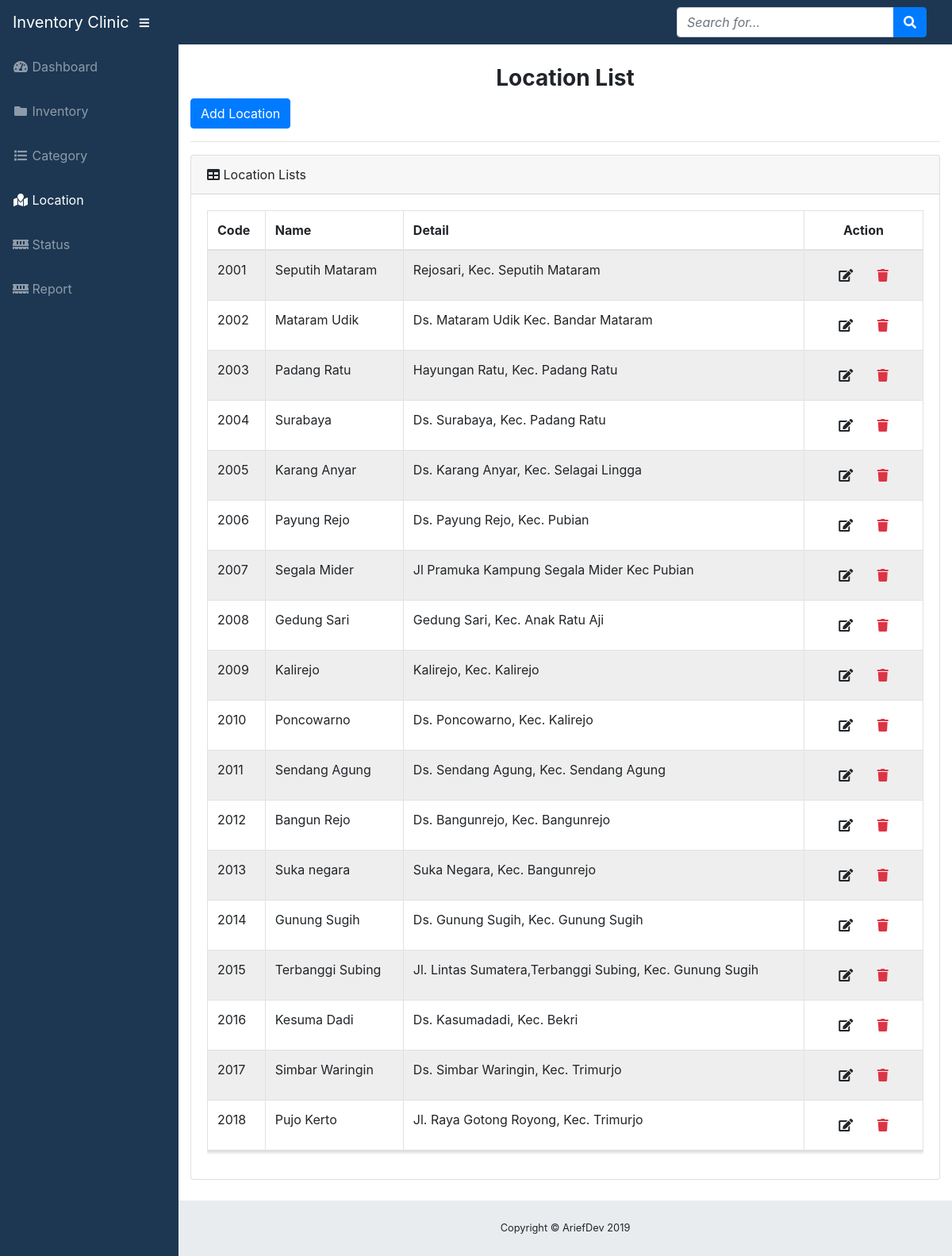
Screenshot of /index.php/admin/locations with the database file from the repository.
### tables this page shows
CREATE TABLE `tb_locations` (
  `location_id` int(15) NOT NULL,
  `code` int(15) DEFAULT NULL,
  `location_name` varchar(255) DEFAULT NULL,
  `detail` varchar(255) DEFAULT NULL
);

### application/controllers/admin/Locations.php (called while the page is built, shortened)
<?php defined('BASEPATH') OR exit('No direct script access allowed');
class Locations extends CI_Controller
{
	function __construct()
	{
		$this->load->model('Mlocations');
	}
	public function index()
	{
		$data["locations"] = $this->Mlocations->getAll();
		$this->load->view("admin/location/vListLocation", $data);
	}
}

### index.php (called while the page is built, shortened)
<?php
require_once BASEPATH.'core/CodeIgniter.php';

### application/models/Mlocations.php (called while the page is built, shortened)
<?php defined('BASEPATH') OR exit('No direct script access allowed');
class Mlocations extends CI_Model
{
	public function getAll()
	{
		return $this->db->get("tb_locations")->result();
	}
}

### application/views/admin/location/vListLocation.php (the view, shortened to what this page needs)
<h3 class="judulHalaman">Location List</h3>
<a href="locations/add" class="btn btn-primary">Add Location</a>
<hr>
	<div class="card mb-3">
          <div class="card-header">
            <i class="fas fa-table"></i>
            Location Lists</div>
          <div class="card-body">
            <div class="table-responsive">
              <table class="table table-bordered zebra-table" id="dataTable" width="100%" cellspacing="0">
                <thead>
                  <tr>
                    <th>Code</th>
                    <th>Name</th>
                    <th>Detail</th>
                    <th class="text-center">Action</th>
                  </tr>
                </thead>
                <tbody>
                	<?php foreach($locations as $row):?>
                  <tr>
                    <td><?php echo $row->code?></td>
                    <td><?php echo $row->location_name?></td>
                    <td><?php echo $row->detail?></td>
                    <td width="150" class="text-center">
                      <a href="<?php echo site_url('admin/locations/edit/'.$row->location_id)?>"
                       class="btn btn-small"><i class="fas fa-edit"></i></a>
                      <a onclick="deleteConfirm('<?php echo site_url('admin/locations/delete/'.$row->location_id)?>')" href="#!" class="btn btn-small text-danger"><i class="fas fa-trash"></i></a>
                    </td>
                  </tr>
                  <?php endforeach;?>
                </tbody>
              </table>
            </div>
          </div>
        </div>

### rows the page displays
tb_locations: code "2001", location_name "Seputih Mataram", detail "Rejosari, Kec. Seputih Mataram"
tb_locations: code "2002", location_name "Mataram Udik", detail "Ds. Mataram Udik Kec. Bandar Mataram"
tb_locations: code "2003", location_name "Padang Ratu", detail "Hayungan Ratu, Kec. Padang Ratu"
tb_locations: code "2004", location_name "Surabaya", detail "Ds. Surabaya, Kec. Padang Ratu"
tb_locations: code "2005", location_name "Karang Anyar", detail "Ds. Karang Anyar, Kec. Selagai Lingga"
tb_locations: code "2006", location_name "Payung Rejo", detail "Ds. Payung Rejo, Kec. Pubian"
tb_locations: code "2007", location_name "Segala Mider", detail "Jl Pramuka Kampung Segala Mider Kec Pubian"
tb_locations: code "2008", location_name "Gedung Sari", detail "Gedung Sari, Kec. Anak Ratu Aji"
tb_locations: code "2009", location_name "Kalirejo", detail "Kalirejo, Kec. Kalirejo"
tb_locations: code "2010", location_name "Poncowarno", detail "Ds. Poncowarno, Kec. Kalirejo"
tb_locations: code "2011", location_name "Sendang Agung", detail "Ds. Sendang Agung, Kec. Sendang Agung"
tb_locations: code "2012", location_name "Bangun Rejo", detail "Ds. Bangunrejo, Kec. Bangunrejo"
tb_locations: code "2013", location_name "Suka negara", detail "Suka Negara, Kec. Bangunrejo"
tb_locations: code "2014", location_name "Gunung Sugih", detail "Ds. Gunung Sugih, Kec. Gunung Sugih"
tb_locations: code "2015", location_name "Terbanggi Subing", detail "Jl. Lintas Sumatera,Terbanggi Subing, Kec. Gunung Sugih"
tb_locations: code "2016", location_name "Kesuma Dadi", detail "Ds. Kasumadadi, Kec. Bekri"
tb_locations: code "2017", location_name "Simbar Waringin", detail "Ds. Simbar Waringin, Kec. Trimurjo"
tb_locations: code "2018", location_name "Pujo Kerto", detail "Jl. Raya Gotong Royong, Kec. Trimurjo"

### other values shown
SITE_NAME "Inventory Clinic"
